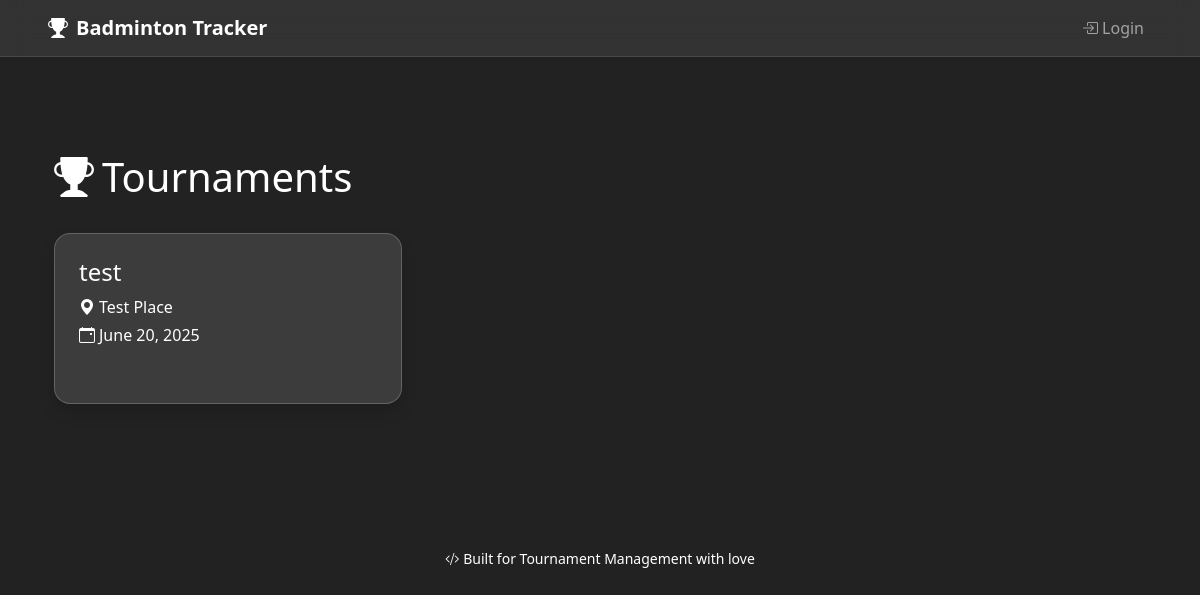
The app's page /, older data.
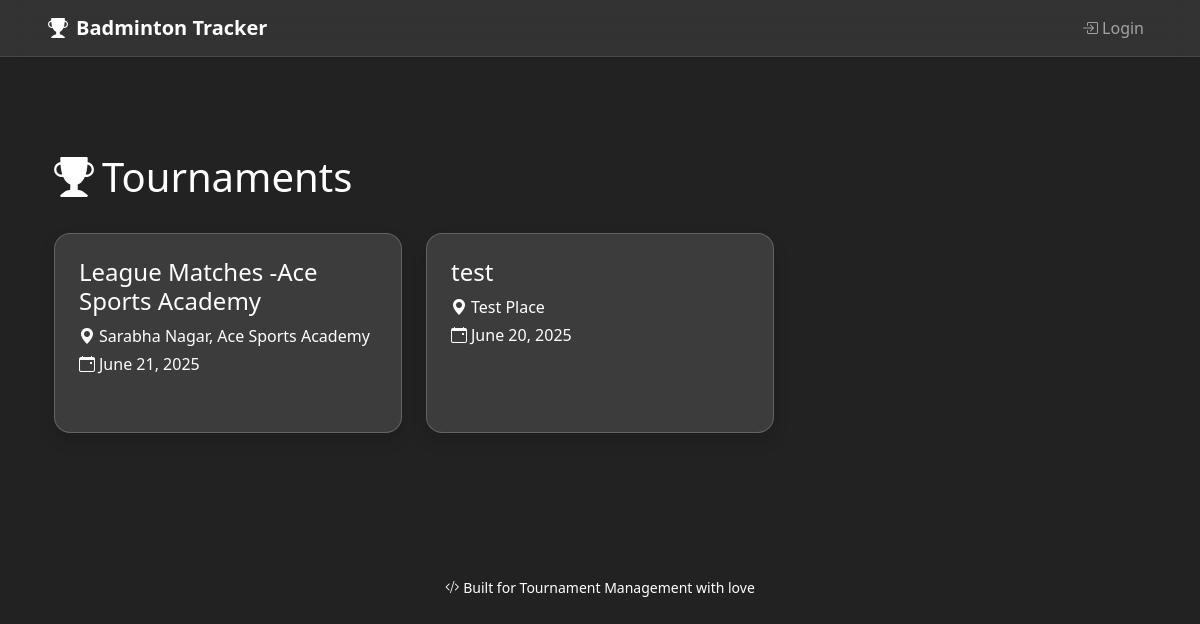
The same page, newer data.
### badminton/models.py (models this page shows, shortened)
class Tournament(models.Model):
    name = models.CharField(max_length=100)
    place = models.CharField(max_length=100)
    date = models.DateField()

### badminton/views.py (the view)
# urls.py: path('', views.tournament_list, name='tournament_list'),  # Updated function name
def tournament_list(request):
    tournaments = Tournament.objects.all().order_by('-date')
    return render(request, 'tournament_list.html', {'tournaments': tournaments})

### badminton/templates/tournament_list.html (shortened to what this page needs)
{% extends 'base.html' %}
{% load static %}
{% load tz %}
{% block content %}
<div class="container py-5">
  <div class="d-flex justify-content-between align-items-center mb-4">
    <h1 class="text-white">
      <i class="bi bi-trophy-fill me-2"></i>Tournaments
    </h1>
  </div>
  {% if tournaments %}
    <div class="row g-4">
      {% for tournament in tournaments %}
        <div class="col-md-6 col-lg-4">
          <a href="{% url 'tournament_detail' tournament.id %}" class="text-decoration-none">
            <div class="glass-card card-hover p-4 rounded-4 shadow h-100 d-flex flex-column justify-content-between text-white">
              <div>
                <h4 class="mb-2">{{ tournament.name }}</h4>
                <p class="mb-1"><i class="bi bi-geo-alt-fill me-1"></i>{{ tournament.place }}</p>
                <p class="mb-3"><i class="bi bi-calendar-event me-1"></i>{{ tournament.date|date:"F j, Y" }}</p>
              </div>
            </div>
          </a>
        </div>
      {% endfor %}
    </div>
  {% else %}
    <div class="alert alert-info text-center mt-5">
      <i class="bi bi-info-circle-fill me-1"></i>No tournaments found.
    </div>
  {% endif %}
</div>
{% endblock %}

Row changes from the older to the newer data that the page shows:
added Tournament: name "League Matches -Ace Sports Academy", place "Sarabha Nagar, Ace Sports Academy", date "June 21, 2025"
